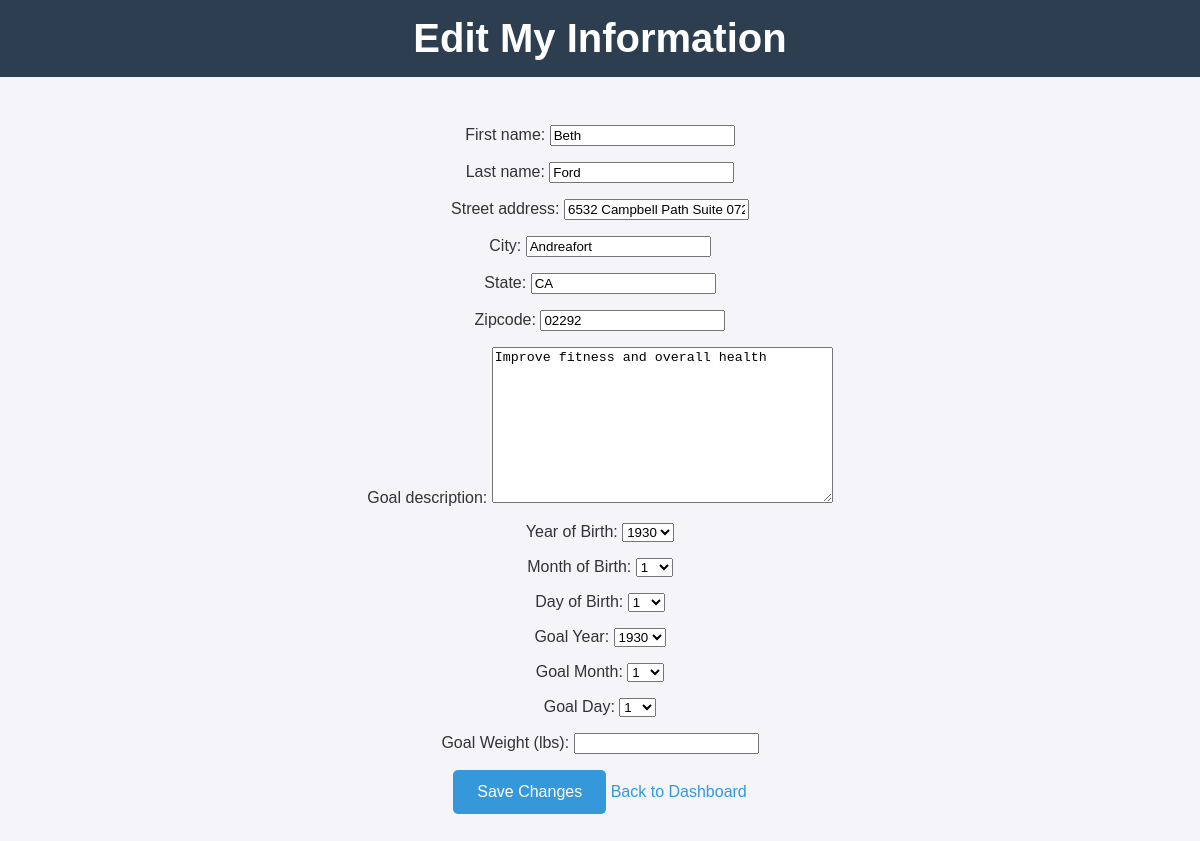
/edit-my-info/ (signed in), run on the app's committed database.
### fitness_app/models.py (models this page shows, shortened)
class Member(models.Model):
    user = models.OneToOneField(User, on_delete=models.CASCADE, null=True, blank=True)
    first_name = models.CharField(max_length=50)
    last_name = models.CharField(max_length=50)
    street_address = models.CharField(max_length=255)
    city = models.CharField(max_length=100)
    state = models.CharField(max_length=50)
    zipcode = models.CharField(max_length=10)
    date_of_birth = models.DateField()
    goal_description = models.TextField(default="No Goal Specified")
    goal_date = models.DateField()
    goal_weight = models.IntegerField(default=0)
    date_joined = models.DateField(auto_now_add=True)

### fitness_app/views.py (the view)
# urls.py: path("edit-my-info/", views.edit_my_info, name="edit_my_info"),
@login_required
def edit_my_info(request):
    if not check_role(request.user, "Member"):
        return render(request, "error.html", {"message": "Access Denied"})
    member = Member.objects.get(user=request.user)
    if request.method == "POST":
        form = MemberRegistrationForm(request.POST, instance=member)
        if form.is_valid():
            form.save()
            return redirect("member_dashboard")
    else:
        form = MemberRegistrationForm(instance=member)
    return render(request, "edit_my_info.html", {"form": form, "member": member})

### fitness_app/forms.py (shortened to what this page needs)
class MemberRegistrationForm(forms.ModelForm):
    YEAR_CHOICES = [(year, year) for year in range(1930, date.today().year + 5)]
    MONTH_CHOICES = [(month, month) for month in range(1, 13)]
    DAY_CHOICES = [(day, day) for day in range(1, 32)]
    date_of_birth_year = forms.ChoiceField(choices=YEAR_CHOICES, label="Year of Birth")
    date_of_birth_month = forms.ChoiceField(choices=MONTH_CHOICES, label="Month of Birth")
    date_of_birth_day = forms.ChoiceField(choices=DAY_CHOICES, label="Day of Birth")
    goal_date_year = forms.ChoiceField(choices=YEAR_CHOICES, label="Goal Year")
    goal_date_month = forms.ChoiceField(choices=MONTH_CHOICES, label="Goal Month")
    goal_date_day = forms.ChoiceField(choices=DAY_CHOICES, label="Goal Day")
    goal_weight = forms.IntegerField(label="Goal Weight (lbs)", min_value=1)
    class Meta:
        model = Member
        fields = [
            'first_name',
            'last_name',
            'street_address',
            'city',
            'state',
            'zipcode',
            'goal_description',
        ]

### fitness_app/views.py (called while the page is built)
def check_role(user, required_role):
    try:
        user_role = UserRole.objects.get(user=user).role.name
        return user_role == required_role
    except UserRole.DoesNotExist:
        return False

### fitness_app/templates/edit_my_info.html (shortened to what this page needs)
{% load static %}
<!DOCTYPE html>
<html lang="en">
<head>
    <link rel="stylesheet" href="{% static 'css/style.css' %}">
</head>
<body>
    <header>
        <h1>Edit My Information</h1>
    </header>
    <main>
        <form method="post" class="form-container">
            {{ form.as_p }}
            <div class="button-group">
                <button type="submit" class="button">Save Changes</button>
                <a href="{% url 'member_dashboard' %}" class="button secondary">Back to Dashboard</a>
            </div>
        </form>
    </main>
</body>
</html>

### static/css/style.css (style rules this page uses)
body { font-family: 'Arial', sans-serif; margin: 0; padding: 0; background-color: #f4f4f9; color: #333; }
header { background-color: #2c3e50; color: white; padding: 1rem 2rem; text-align: center; }
header h1 { margin: 0; font-size: 2.5rem; }
main { padding: 2rem; text-align: center; }
button { background-color: #3498db; color: white; border: none; padding: 0.8rem 1.5rem; font-size: 1rem; cursor: pointer; border-radius: 5px; transition: background-color 0.3s ease; }
a { color: #3498db; text-decoration: none; }

### data on the page
Member: first_name "Beth", last_name "Ford", street_address "6532 Campbell Path Suite 072", city "Andreafort", state "CA", zipcode "02292", goal_description "Improve fitness and overall health"
